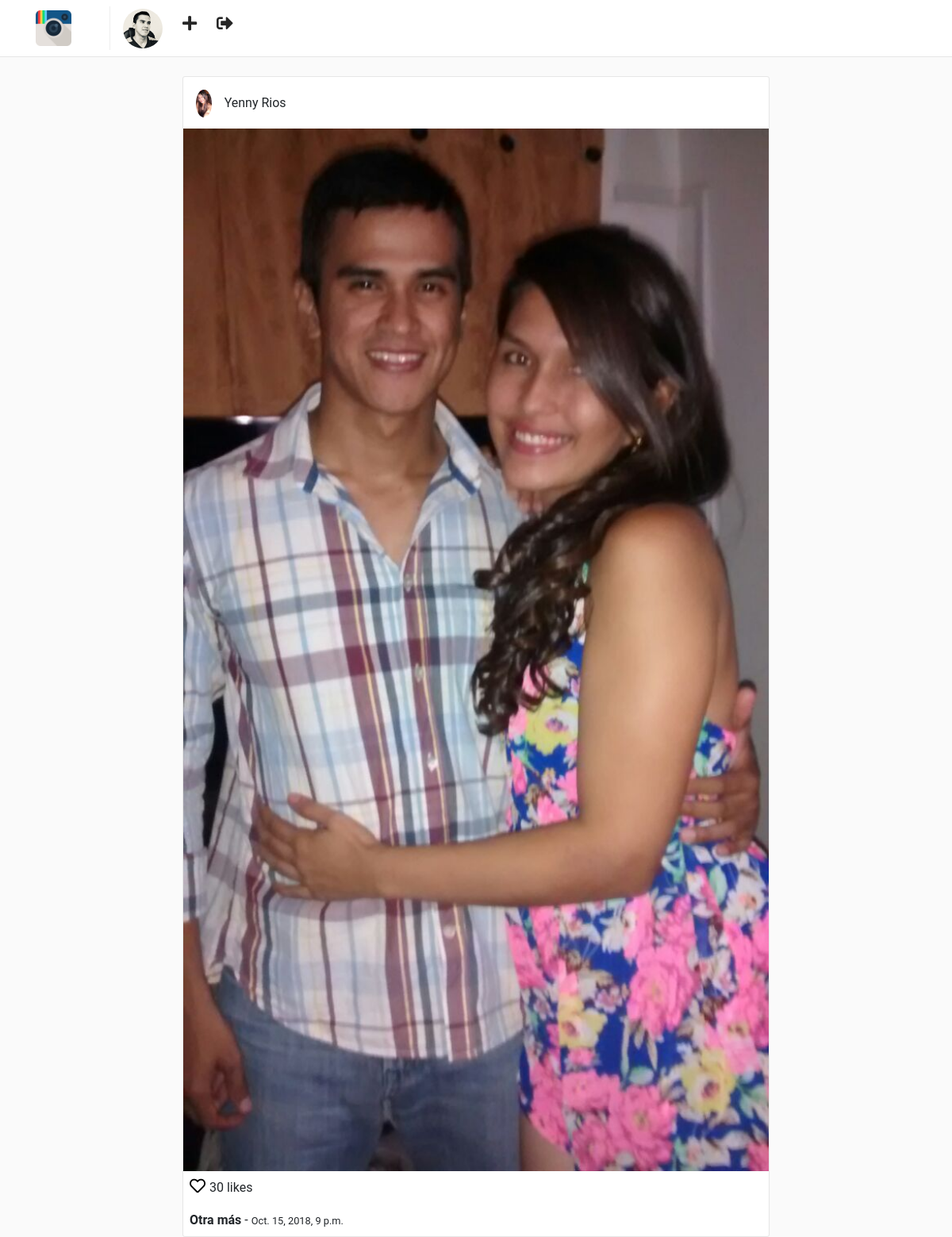
The page /posts/5/ (signed in) on the database its author committed.
### users/models.py (models this page shows, shortened)
class Profile(models.Model):
	user = models.OneToOneField(User, on_delete=models.CASCADE)
	website = models.URLField(max_length=200, blank=True)
	biography = models.TextField(blank=True)
	phone_number = models.CharField(max_length=20, blank=True)
	picture = models.ImageField(upload_to='users/pictures', blank=True, null=True)
	created = models.DateTimeField(auto_now_add=True)
	modified = models.DateTimeField(auto_now=True)

### posts/models.py (models this page shows, shortened)
class Post(models.Model):
	user = models.ForeignKey(User, on_delete=models.CASCADE)
	profile = models.ForeignKey('users.Profile', on_delete=models.CASCADE)
	title = models.CharField(max_length=255)
	photo = models.ImageField(upload_to='posts/photos')
	created = models.DateTimeField(auto_now_add=True)
	modified = models.DateTimeField(auto_now=True)

### posts/views.py (the view)
class PostDetailView(LoginRequiredMixin, DetailView):
	template_name = 'posts/detail.html'
	queryset = Post.objects.all()
	context_object_name = 'post'

### templates/posts/detail.html (shortened to what this page needs)
{% extends 'base.html' %}
{% block container %}
    <div class="container">
        <div class="row">
            {% include 'posts/post_card.html' %}
        </div>
    </div>
{% endblock %}

### templates/nav.html
{% load static %}
<nav class="navbar navbar-expand-lg fixed-top" id="main-navbar">
	<div class="container">
		<a class="navbar-brand pr-5" style="border-right: 1px solid #efefef;" href="{% url 'posts:feed' %}">
			<img src="{% static "img/instagram.png" %}" height="45" class="d-inline-block align-top"/>
		</a>
		<div class="collapse navbar-collapse">
			<ul class="navbar-nav mr-auto">
				<li class="nav-item">
					<a href="{% url 'users:detail' request.user.username %}">
						{% if request.user.profile.picture %}
							<img src="{{ request.user.profile.picture.url }}" class="rounded-circle" height="50" />
						{% else %}
							<img src="{% static 'img/default-profile.png' %}" class="rounded-circle" height="50" />
						{% endif %}
					</a>
				</li>
				<li class="nav-item nav-icon">
					<a href="{% url 'posts:create' %}">
						<i class="fas fa-plus"></i>
					</a>
				</li>
				<li class="nav-item nav-icon">
					<a href="{% url 'users:logout' %}">
						<i class="fas fa-sign-out-alt"></i>
					</a>
				</li>
			</ul>
		</div>
	</div>
</nav>

### templates/posts/post_card.html
<div class="col-sm-12 col-md-8 offset-md-2 mt-5 p-0 post-container">
    <div class="media pt-3 pl-3 pb-1">
        <a href="{% url "users:detail" post.user.username %}">
            <img class="mr-3 rounded-circle" height="35" src="{{ post.profile.picture.url }}" alt="{{ post.user.get_full_name }}">
        </a>
        <div class="media-body">
            <p style="margin-top: 5px;">{{ post.user.get_full_name  }}</p>
        </div>
    </div>
    <img style="width: 100%;" src="{{ post.photo.url }}" alt="{{ post.title }}">
    <p class="mt-1 ml-2" >
        <a href="" style="color: #000; font-size: 20px;">
            <i class="far fa-heart"></i>
        </a> 30 likes
    </p>
    <p class="ml-2 mt-0 mb-2">
        <b>{{ post.title }}</b> - <small>{{ post.created }}</small>
    </p>
</div>

### static/css/main.css (style rules this page uses)
html, body { background: #fafafa; height: 100%; width: 100%; font-family: 'Roboto', sans-serif; }
#main-navbar { background: #fff; border-bottom: 1px solid rgba(0,0,0,.0975); }
.post-container { background: #fff; border: 1px solid #e6e6e6; border-radius: 3px; }
.nav-icon a { color: #262626; font-size: 1.3em; display: block; margin-top: .2em; margin-left: 1.2em; font-weight: 100; }

### rows shown on the page
Post: profile.picture (picture), user.get_full_name "Yenny Rios", photo (picture), title "Otra más", created "Oct. 15, 2018, 9 p.m."
